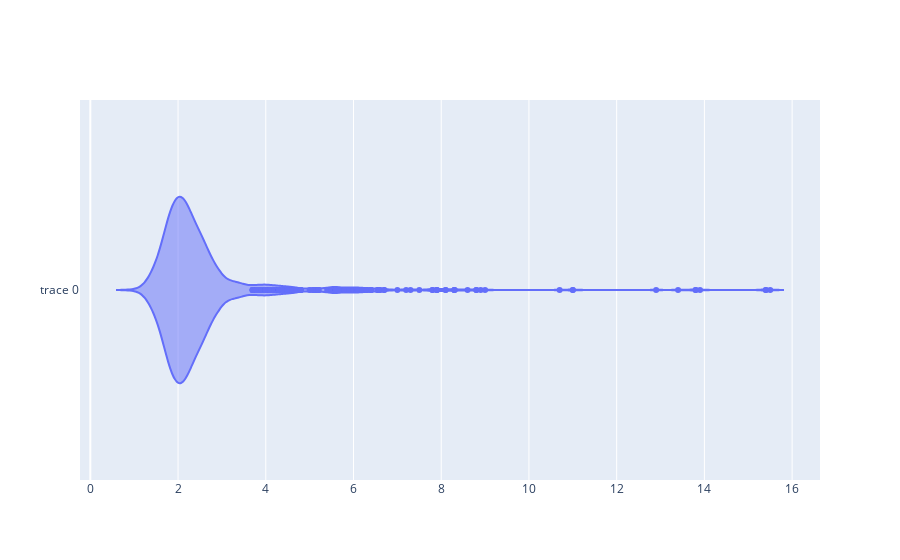

Source (notebook cell):
### Code cell
fig = go.Figure(go.Violin(x= red_wine_data['residual sugar']))
fig.update_layout(title_x=0.5)
fig.show()

### Figure 1 — Plotly figure (JSON) as saved in the notebook; plotly's stock layout.template omitted (floating-point values rounded to 4 significant figures; data arrays with more than 128 entries replaced by an {"elided": "..."} marker saying what was removed)
{"data": [{"type": "violin", "x": {"elided": "1599 float values"}}], "layout": {"autosize": true, "title": {"x": 0.5}, "xaxis": {"autorange": true, "range": [-0.2356, 16.64], "type": "linear"}, "yaxis": {"autorange": true, "range": [-0.5, 0.5], "type": "category"}}}
